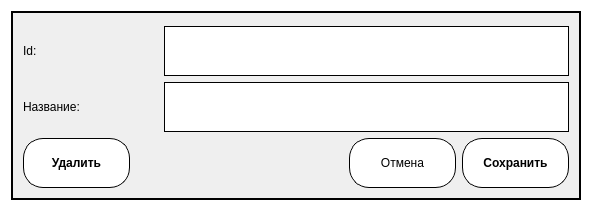
<?xml version="1.0" encoding="UTF-8"?>
<ui version="4.0">
 <class>Dialog_material</class>
 <widget class="QDialog" name="Dialog_material">
  <property name="geometry">
   <rect>
    <x>0</x>
    <y>0</y>
    <width>592</width>
    <height>211</height>
   </rect>
  </property>
  <property name="windowTitle">
   <string>Dialog</string>
  </property>
  <property name="styleSheet">
   <string notr="true">QDialog#Dialog_material{
	background-color: rgb(255, 255, 255);
}</string>
  </property>
  <layout class="QGridLayout" name="gridLayout">
   <item row="0" column="0">
    <widget class="QGroupBox" name="groupBox">
     <property name="styleSheet">
      <string notr="true">QGroupBox#groupBox {
	border: 2px solid #000000;
	background-color: rgb(239, 239, 239);
}</string>
     </property>
     <property name="title">
      <string/>
     </property>
     <layout class="QGridLayout" name="gridLayout_2">
      <item row="2" column="0">
       <layout class="QHBoxLayout" name="horizontalLayout" stretch="20,40,20,20">
        <item>
         <widget class="QPushButton" name="pushButton_3">
          <property name="sizePolicy">
           <sizepolicy hsizetype="Minimum" vsizetype="Ignored">
            <horstretch>0</horstretch>
            <verstretch>0</verstretch>
           </sizepolicy>
          </property>
          <property name="font">
           <font>
            <weight>75</weight>
            <bold>true</bold>
           </font>
          </property>
          <property name="styleSheet">
           <string notr="true">QPushButton {
	background-color: rgb(255, 255, 255);
border: 1px solid #000000;
border-radius: 20px;
} 
QPushButton::hover { 
	background-color: rgb(231, 231, 231);
} 
QPushButton::pressed {
 border: 3px solid #000000;
}</string>
          </property>
          <property name="text">
           <string>Удалить</string>
          </property>
          <property name="autoDefault">
           <bool>false</bool>
          </property>
         </widget>
        </item>
        <item>
         <spacer name="horizontalSpacer">
          <property name="orientation">
           <enum>Qt::Horizontal</enum>
          </property>
          <property name="sizeHint" stdset="0">
           <size>
            <width>40</width>
            <height>20</height>
           </size>
          </property>
         </spacer>
        </item>
        <item>
         <widget class="QPushButton" name="pushButton">
          <property name="sizePolicy">
           <sizepolicy hsizetype="Minimum" vsizetype="Ignored">
            <horstretch>0</horstretch>
            <verstretch>0</verstretch>
           </sizepolicy>
          </property>
          <property name="styleSheet">
           <string notr="true">QPushButton {
	background-color: rgb(255, 255, 255);
border: 1px solid #000000;
border-radius: 20px;
} 
QPushButton::hover { 
	background-color: rgb(231, 231, 231);
} 
QPushButton::pressed {
 border: 3px solid #000000;
}</string>
          </property>
          <property name="text">
           <string>Отмена</string>
          </property>
         </widget>
        </item>
        <item>
         <widget class="QPushButton" name="pushButton_2">
          <property name="sizePolicy">
           <sizepolicy hsizetype="Minimum" vsizetype="Ignored">
            <horstretch>0</horstretch>
            <verstretch>0</verstretch>
           </sizepolicy>
          </property>
          <property name="font">
           <font>
            <weight>75</weight>
            <bold>true</bold>
           </font>
          </property>
          <property name="styleSheet">
           <string notr="true">QPushButton {
	background-color: rgb(255, 255, 255);
border: 1px solid #000000;
border-radius: 20px;
} 
QPushButton::hover { 
	background-color: rgb(231, 231, 231);
} 
QPushButton::pressed {
 border: 3px solid #000000;
}</string>
          </property>
          <property name="text">
           <string>Сохранить</string>
          </property>
          <property name="autoDefault">
           <bool>false</bool>
          </property>
         </widget>
        </item>
       </layout>
      </item>
      <item row="0" column="0">
       <layout class="QHBoxLayout" name="horizontalLayout_2" stretch="25,75">
        <item>
         <widget class="QLabel" name="label">
          <property name="text">
           <string>Id:</string>
          </property>
         </widget>
        </item>
        <item>
         <widget class="QLineEdit" name="lineEdit">
          <property name="sizePolicy">
           <sizepolicy hsizetype="Expanding" vsizetype="Ignored">
            <horstretch>0</horstretch>
            <verstretch>0</verstretch>
           </sizepolicy>
          </property>
          <property name="styleSheet">
           <string notr="true">QLineEdit {
border: 1px solid #000000;
}</string>
          </property>
         </widget>
        </item>
       </layout>
      </item>
      <item row="1" column="0">
       <layout class="QHBoxLayout" name="horizontalLayout_4" stretch="25,75">
        <item>
         <widget class="QLabel" name="label_3">
          <property name="text">
           <string>Название:</string>
          </property>
         </widget>
        </item>
        <item>
         <widget class="QLineEdit" name="lineEdit_3">
          <property name="sizePolicy">
           <sizepolicy hsizetype="Expanding" vsizetype="Ignored">
            <horstretch>0</horstretch>
            <verstretch>0</verstretch>
           </sizepolicy>
          </property>
          <property name="styleSheet">
           <string notr="true">QLineEdit {
border: 1px solid #000000;
}</string>
          </property>
         </widget>
        </item>
       </layout>
      </item>
     </layout>
    </widget>
   </item>
  </layout>
 </widget>
 <resources/>
 <connections/>
</ui>
